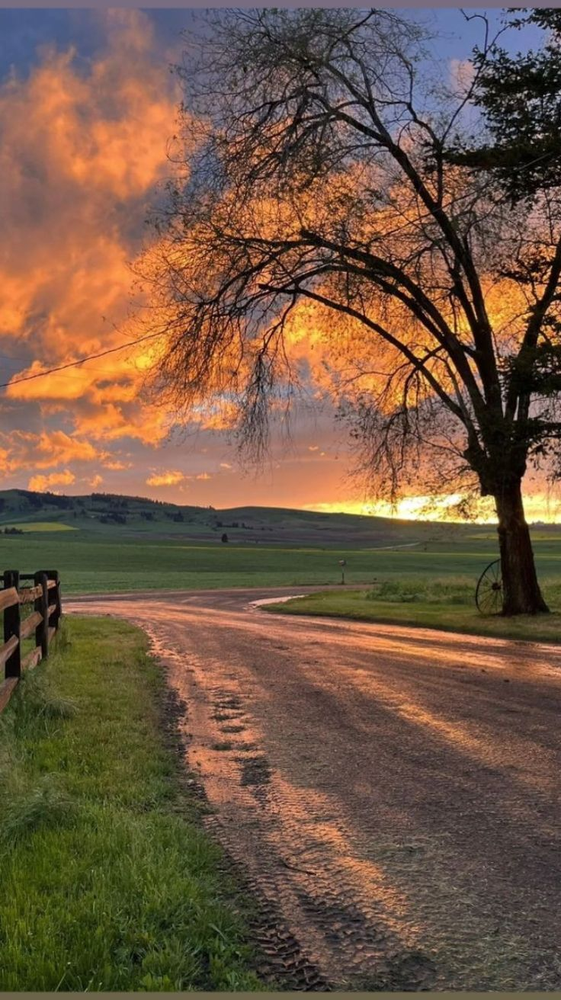
#> input picture laplace-main/img/paisagem.png, 561 x 1000 px, shrunk from 736 x 1312 before the run
$ python main.py
#> lines starting #> are read from the running program, lines starting #| are printed output that depends on the picture
import sys
import cv2 as cv

def main(argv):

    ddepth = cv.CV_16S
    kernel_size = 3
    window_name = "Teorema de Laplace"

    imageName = argv[0] \
        if len(argv) > 0 \
        else 'img/paisagem.png'

    src = cv.imread(cv.samples.findFile(imageName), cv.IMREAD_COLOR)
#> src is the input picture: shape (1000, 561, 3); mean B, G, R 68.2, 88, 113.7

    if src is None:
        print('Error opening image')
        print('Program Arguments: [image_name -- default lena.jpg]')
        return -1

    src = cv.GaussianBlur(src, (3, 3), 0)

    src_gray = cv.cvtColor(src, cv.COLOR_BGR2GRAY)
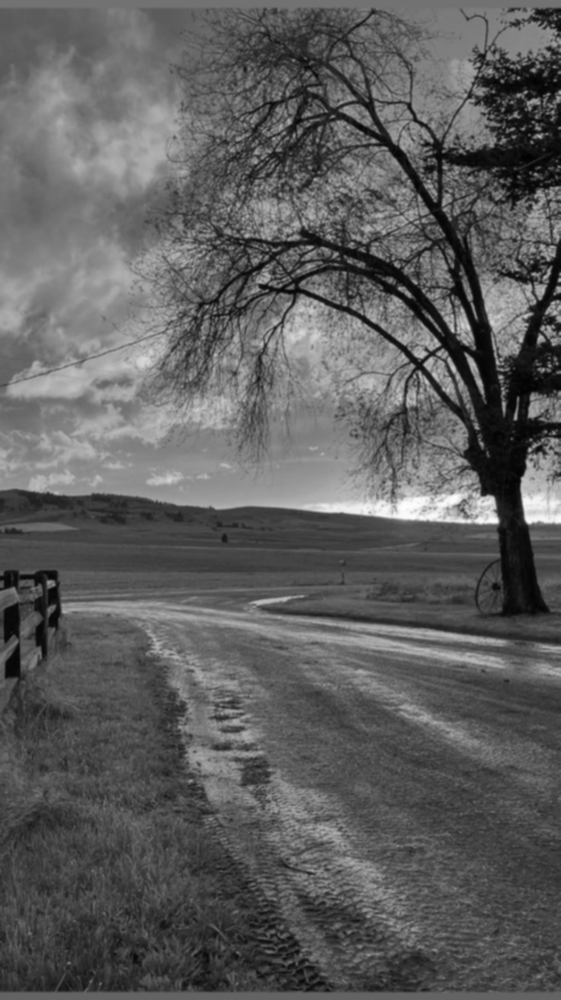
#> src_gray: shape (1000, 561); min 2, max 254, mean 93.5

    cv.namedWindow(window_name, cv.WINDOW_AUTOSIZE)

    dst = cv.Laplacian(src_gray, ddepth, ksize=kernel_size)
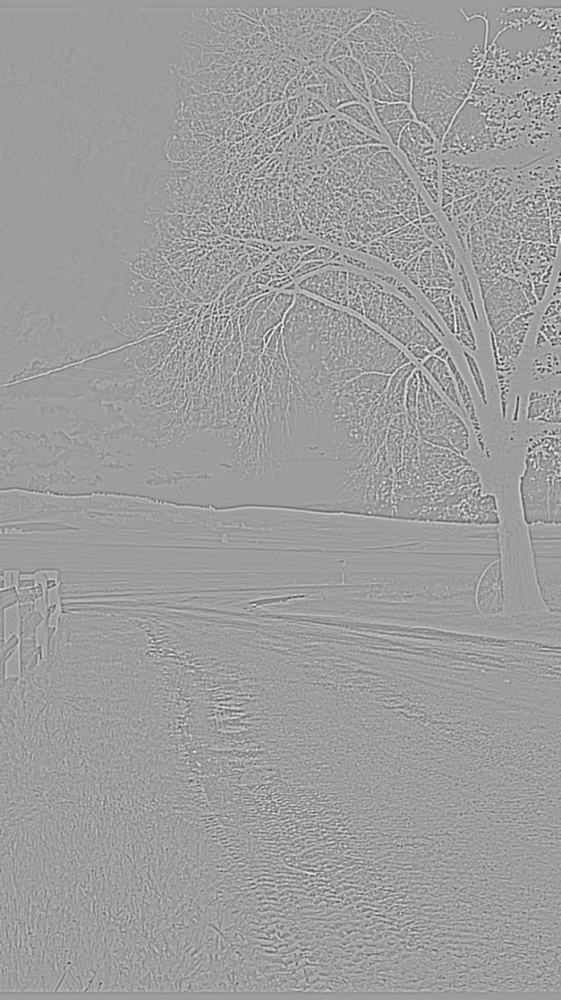
#> dst: shape (1000, 561) int16; min -460, max 286, mean 0; drawn with min black and max white

    abs_dst = cv.convertScaleAbs(dst)
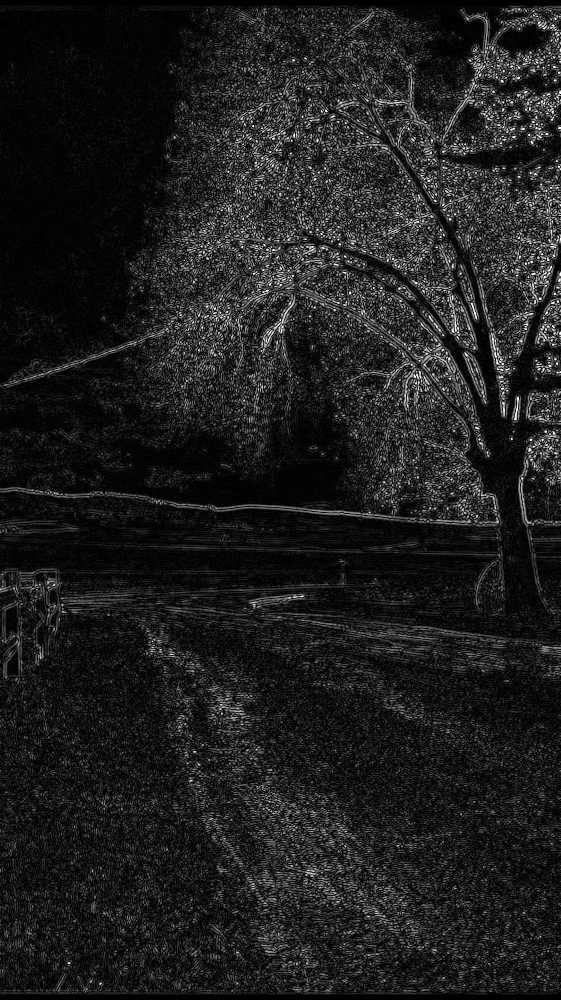
#> abs_dst: shape (1000, 561); min 0, max 255, mean 30.2

    cv.imshow(window_name, abs_dst)
    cv.waitKey(0)

    return 0

if __name__ == "__main__":
    main(sys.argv[1:])

$ run again, with laplace-main/img/vaca.png copied over laplace-main/img/paisagem.png
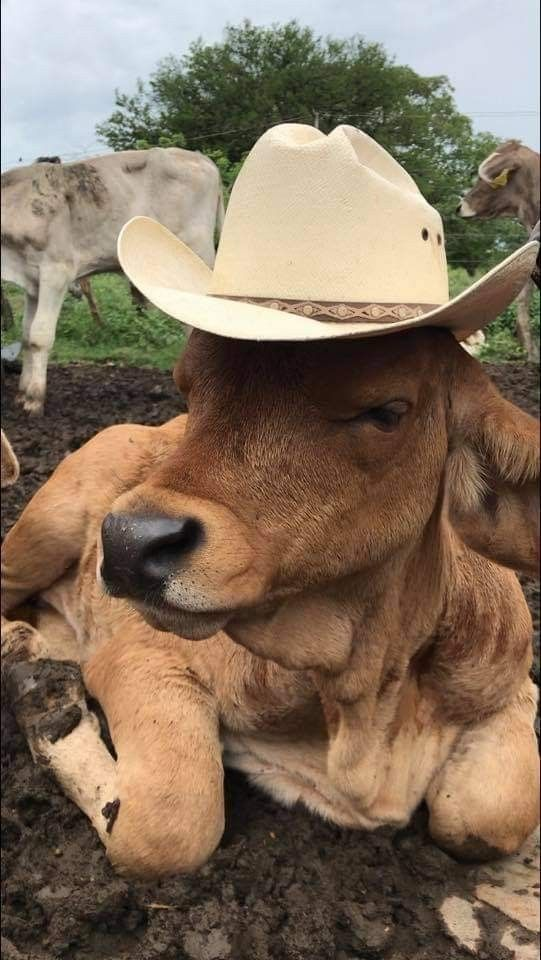
#> input picture laplace-main/img/vaca.png, 541 x 960 px
#> in main, src is the input picture: shape (960, 541, 3); mean B, G, R 94.2, 112.9, 131.4
#> in main, `dst = cv.Laplacian(src_gray, ddepth, ksize=kernel_size)`:
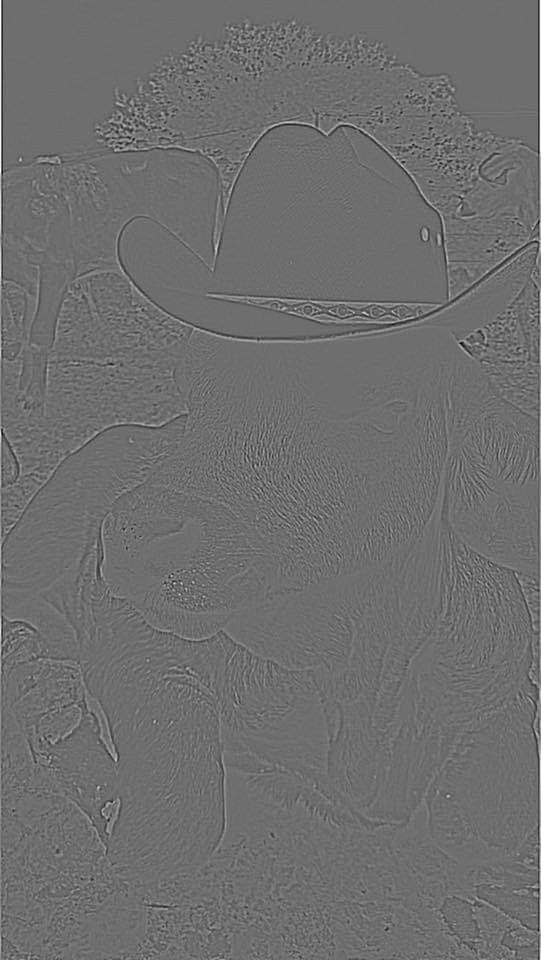
#> dst: shape (960, 541) int16; min -330, max 432, mean 0.4; drawn with min black and max white
#> in main, `abs_dst = cv.convertScaleAbs(dst)`:
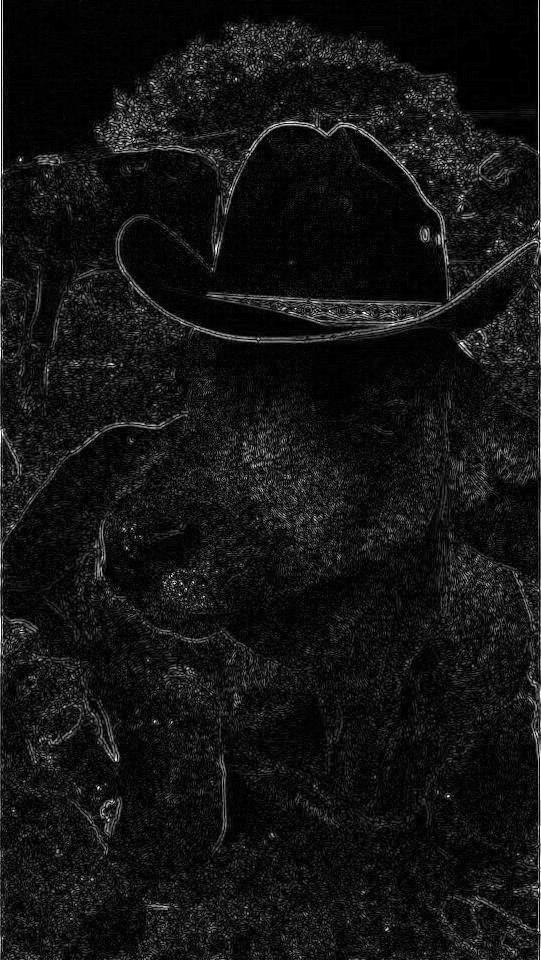
#> abs_dst: shape (960, 541); min 0, max 255, mean 20.2
